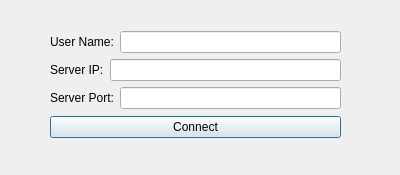
<?xml version="1.0" encoding="UTF-8"?>
<ui version="4.0">
 <class>ConnectDialog</class>
 <widget class="QDialog" name="ConnectDialog">
  <property name="geometry">
   <rect>
    <x>0</x>
    <y>0</y>
    <width>400</width>
    <height>175</height>
   </rect>
  </property>
  <property name="windowTitle">
   <string>Dialog</string>
  </property>
  <widget class="QWidget" name="">
   <property name="geometry">
    <rect>
     <x>50</x>
     <y>30</y>
     <width>291</width>
     <height>111</height>
    </rect>
   </property>
   <layout class="QVBoxLayout" name="verticalLayout_2">
    <item>
     <layout class="QVBoxLayout" name="verticalLayout">
      <item>
       <layout class="QHBoxLayout" name="horizontalLayout">
        <item>
         <widget class="QLabel" name="label">
          <property name="text">
           <string>User Name:</string>
          </property>
         </widget>
        </item>
        <item>
         <widget class="QLineEdit" name="lineEdit"/>
        </item>
       </layout>
      </item>
      <item>
       <layout class="QHBoxLayout" name="horizontalLayout_2">
        <item>
         <widget class="QLabel" name="label_2">
          <property name="text">
           <string>Server IP:</string>
          </property>
         </widget>
        </item>
        <item>
         <widget class="QLineEdit" name="lineEdit_2"/>
        </item>
       </layout>
      </item>
      <item>
       <layout class="QHBoxLayout" name="horizontalLayout_3">
        <item>
         <widget class="QLabel" name="label_3">
          <property name="text">
           <string>Server Port:</string>
          </property>
         </widget>
        </item>
        <item>
         <widget class="QLineEdit" name="lineEdit_3"/>
        </item>
       </layout>
      </item>
     </layout>
    </item>
    <item>
     <widget class="QPushButton" name="pushButton">
      <property name="text">
       <string>Connect</string>
      </property>
     </widget>
    </item>
   </layout>
  </widget>
 </widget>
 <resources/>
 <connections/>
</ui>
